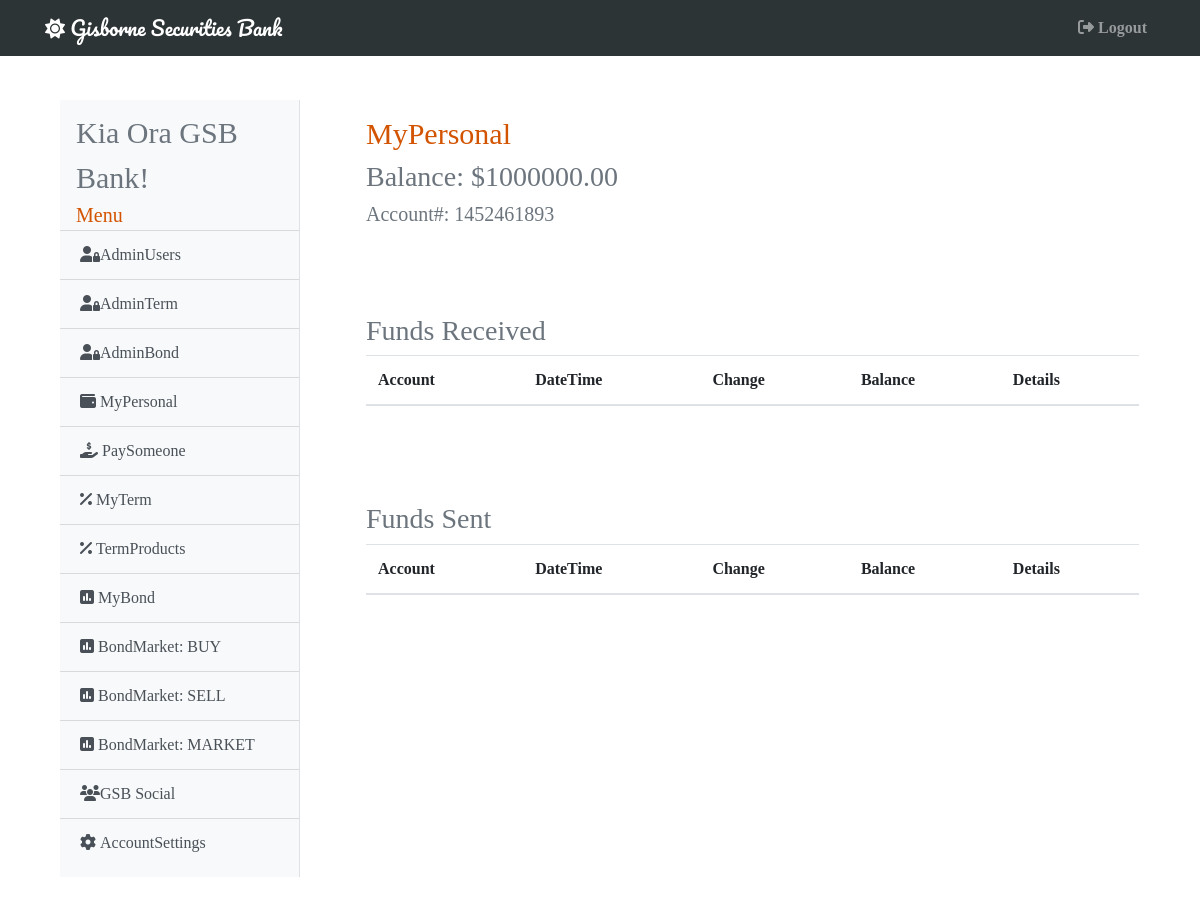
The page /mypersonal (signed in) on the database as committed earlier.
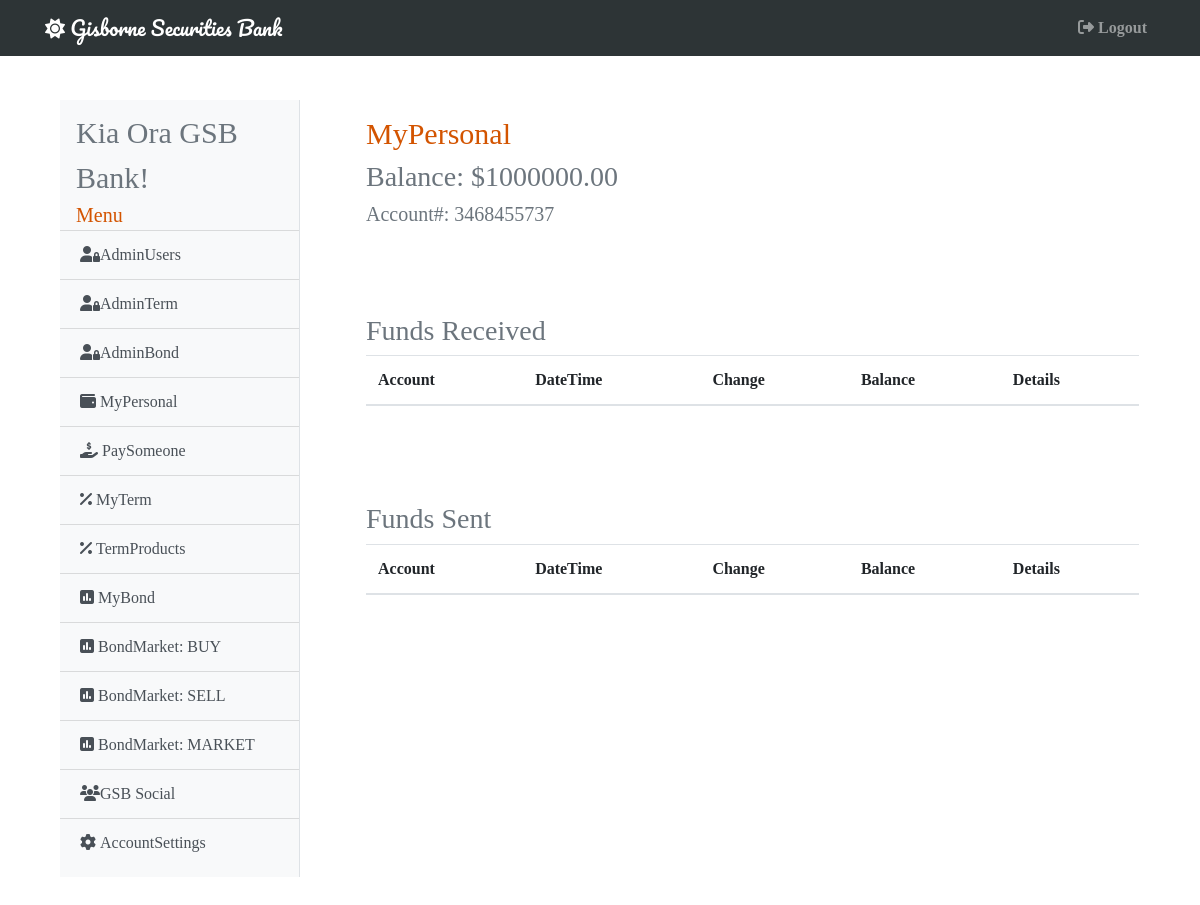
The same page on the database as committed later.
### gsb/models.py (models this page shows, shortened)
class User(db.Model, UserMixin):
    id = db.Column(db.Integer, primary_key=True)
    username = db.Column(db.String(20), unique=True, nullable=False)
    email = db.Column(db.String(120), unique=True, nullable=False)
    password = db.Column(db.String(60), nullable=False)
    account = db.Column(db.BigInteger, unique=True, nullable=False)
    cash = db.Column(db.Numeric(20, 2), nullable=False)
    admin =  db.Column(db.Boolean, default=False, nullable=False)
    active =  db.Column(db.Boolean, default=False, nullable=False)
    market =  db.Column(db.Boolean, default=False, nullable=False)
    image = db.Column(db.Integer, default=1, nullable=False)
    inbox = db.Column(db.Integer, default=0, nullable=False)
    term = db.Column(db.Numeric(20, 2), nullable=False)
    bond = db.Column(db.Numeric(20, 2), nullable=False)
    total = db.Column(db.Numeric(20, 2), nullable=False)
    terms = db.relationship('Term', secondary="terms")
    bonds = db.relationship('Bond', secondary="bonds")
    buys = db.relationship('Bond', secondary="buys")
    sells = db.relationship('Bond', secondary="sells")
    receives = db.relationship('Receives', lazy='dynamic', backref='receiver')
    sends = db.relationship('Sends', lazy='dynamic', backref='sender')
    posts = db.relationship('Statuses', lazy='dynamic', backref='poster')
    messages = db.relationship('Messages', lazy='dynamic', backref='messager')

### gsb/main/routes.py (the view)
@main.route('/mypersonal', methods=['GET'])
@login_required
def my_personal():
    user = current_user.id
    personal = User.query.filter_by(id=user).first_or_404()
    receives = Receives.query.filter_by(receiver_id=user, t_transaction=False, b_transaction=False).order_by(Receives.timestamp.desc()).all()
    sends = Sends.query.filter_by(sender_id=user, t_transaction=False, b_transaction=False).order_by(Sends.timestamp.desc()).all()
    return render_template('my_personal.html', title='MyPersonal', personal=personal, user=user, receives=receives, sends=sends)

### gsb/models.py (called while the page is built)
@login_manager.user_loader
def load_user(user_id):
    return User.query.get(int(user_id))

### gsb/templates/my_personal.html (shortened to what this page needs)
{% extends 'base.html' %}
{% block content %}
  <div class="card-body shadow-lg p-3 mb-5 bg-white rounded">
      <h1 style="font-size: 30px; color: #d35400;">MyPersonal</h1>
      <h3 class="text-muted">Balance: ${{ personal.cash }}</h3>
      <h5 class="text-muted">Account#: {{ personal.account }}</h5>
  </div>
  <div class="card-body shadow-lg p-3 mb-5 bg-white rounded" style="max-height: 500px; overflow: scroll;">
    <h3 class="text-muted">Funds Received</h3>
      <table class="table">
        <thead>
          <tr>
            <th scope="col">Account</th>
            <th scope="col">DateTime</th>
            <th scope="col">Change</th>
            <th scope="col">Balance</th>
            <th scope="col">Details</th>
          </tr>
      </table>
  </div>
  <div class="card-body shadow-lg p-3 mb-5 bg-white rounded" style="max-height: 500px; overflow: scroll;">
    <h3 class="text-muted">Funds Sent</h3>
      <table class="table">
        <thead>
          <tr>
            <th scope="col">Account</th>
            <th scope="col">DateTime</th>
            <th scope="col">Change</th>
            <th scope="col">Balance</th>
            <th scope="col">Details</th>
          </tr>
      </table>
  </div>
{% endblock %}

### gsb/templates/base.html (shortened to what the changed rows need)
<!DOCTYPE html>
<html>
<head>
    <link rel="stylesheet" href="https://maxcdn.bootstrapcdn.com/bootstrap/4.0.0/css/bootstrap.min.css">
</head>
{% if current_user.image == 1 %}
  <body style="background-image: url('https://upload.wikimedia.org/wikipedia/commons/4/4f/Gisborne_NZ_Sunrise_Waikanae_Beach.jpg');
              background-size: cover; font-family: 'Noto+Serif+SC', 'sans-serif';">
{% elif current_user.image == 2 %}
  <body style="background-image: url('https://upload.wikimedia.org/wikipedia/commons/f/fc/Gladstone_Road_in_Gisborne_02.jpg');
              background-size: cover; font-family: 'Noto+Serif+SC', 'sans-serif';">
{% elif current_user.image == 3 %}
  <body style="background-image: url('https://upload.wikimedia.org/wikipedia/commons/c/cb/Railway_Bridge_over_Turanganui_River%2C_Gisborne.jpg');
              background-size: cover; font-family: 'Noto+Serif+SC', 'sans-serif';">
{% endif %}
    <main role="main" class="container">
      <div class="row">
        <div class="col-md-3" style="padding-top: 100px; padding-left: 30px; padding-bottom: 30px;">
          <div class="bg-light border-right" id="sidebar-wrapper" style="padding-block: 10px;">
            <div class="sidebar-heading ml-3 text-muted" style="font-size: 30px;">Kia Ora {{ current_user.username }}!</div>
            <div class="sidebar-heading ml-3" style="font-size: 20px; color: #d35400;">Menu</div>
            <div class="list-group list-group-flush">
            {% if current_user.admin == True %}
              <a href="{{ url_for('admin.admin_users') }}" class="list-group-item list-group-item-action bg-light"><i class="fas fa-user-lock"></i>AdminUsers</a>
              <a href="{{ url_for('admin.admin_term') }}" class="list-group-item list-group-item-action bg-light"><i class="fas fa-user-lock"></i>AdminTerm</a>
              <a href="{{ url_for('admin.admin_bond') }}" class="list-group-item list-group-item-action bg-light"><i class="fas fa-user-lock"></i>AdminBond</a>
            {% endif %}
              <a href="{{ url_for('main.my_personal') }}" class="list-group-item list-group-item-action bg-light"><i class="fas fa-wallet mr-1"></i>MyPersonal</a>
              <a href="{{ url_for('main.pay_someone') }}" class="list-group-item list-group-item-action bg-light"><i class="fas fa-hand-holding-usd mr-1"></i>PaySomeone</a>
              <a href="{{ url_for('term.my_term')}}" class="list-group-item list-group-item-action bg-light"><i class="fas fa-percent mr-1"></i>MyTerm</a>
              <a href="{{ url_for('term.term_products') }}" class="list-group-item list-group-item-action bg-light"><i class="fas fa-percent mr-1"></i>TermProducts</a>
              <a href="{{ url_for('bond.my_bond') }}" class="list-group-item list-group-item-action bg-light"><i class="fas fa-poll mr-1"></i>MyBond</a>
              <a href="{{ url_for('bond.buy_bond') }}" class="list-group-item list-group-item-action bg-light"><i class="fas fa-poll mr-1"></i>BondMarket: BUY</a>
              <a href="{{ url_for('bond.sell_bond') }}" class="list-group-item list-group-item-action bg-light"><i class="fas fa-poll mr-1"></i>BondMarket: SELL</a>
              <a href="{{ url_for('bond.bond_market') }}" class="list-group-item list-group-item-action bg-light"><i class="fas fa-poll mr-1"></i>BondMarket: MARKET</a>
              <a href="{{ url_for('main.gsb_social')}}" class="list-group-item list-group-item-action bg-light"><i class="fas fa-users"></i>GSB Social</a>
              <a href="{{ url_for('main.account_settings') }}" class="list-group-item list-group-item-action bg-light"><i class="fas fa-cog mr-1"></i>AccountSettings</a>
            </div>
          </div>
        </div>
        <div class="col-md-9" style="padding-top: 100px; padding-left: 35px;">
          {% block content %}{% endblock %}
        </div>
        </div>
    </main>
</body>
</html>

Rows that differ between the two databases and show on the page:
changed User "GSB Bank": account "1452461893" → "3468455737"
